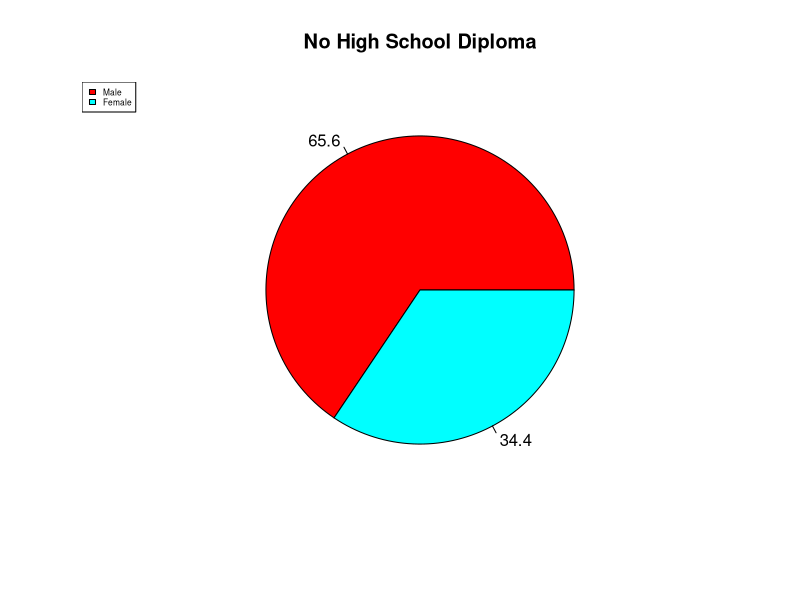
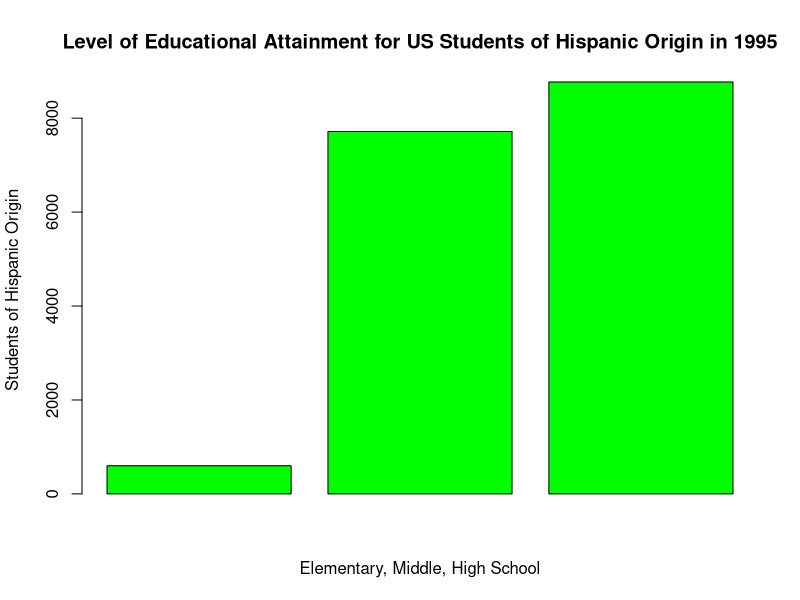
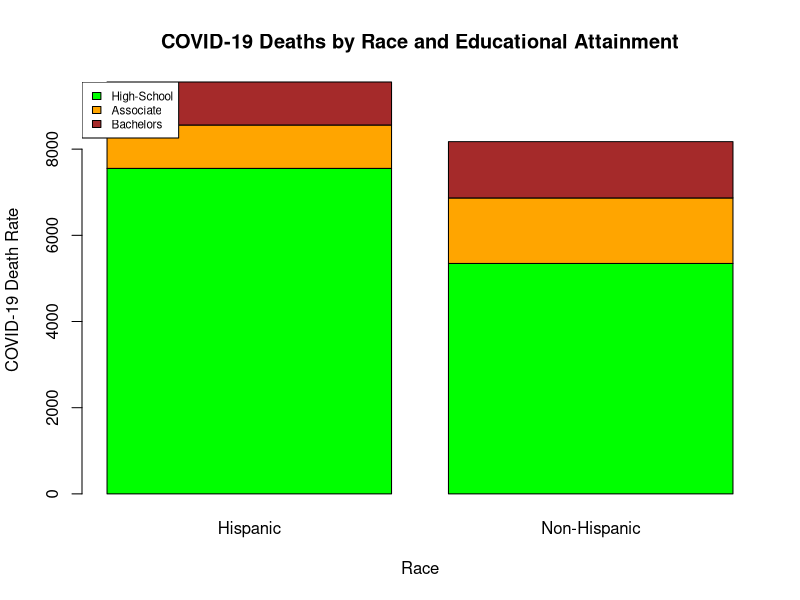

Reproduce these figures in R, in order.
## ---- chunk 1
knitr::opts_chunk$set(echo = TRUE)
## ---- chunk 2




library(dplyr)

geeks <- c(3807, 1998)
labels <- c("Male", "Female")

piepercent<- round(100 * geeks / sum(geeks), 1)

pie(geeks, labels = piepercent,
    main = "No High School Diploma", col = rainbow(length(geeks)))

legend("topleft", c("Male", "Female"),
       cex = 0.5, fill = rainbow(length(geeks)))

# Create the data for the chart
A <- c(599, 7716, 8770)

# Plot the bar chart 
barchart <- barplot(A, xlab = "Elementary, Middle, High School", ylab = "Students of Hispanic Origin", col = "green", main ="Level of Educational Attainment for US Students of Hispanic Origin in 1995")




library(dplyr)

colors = c("green", "orange", "brown")
race <- c("Hispanic", "Non-Hispanic")
education <- c("High-School", "Associate", "Bachelors")

Values <- matrix(c(7553, 5348, 1007, 1520, 998, 1306),
                 nrow = 3, ncol = 2, byrow = TRUE)

barplot(Values, main = "COVID-19 Deaths by Race and Educational Attainment", names.arg = race,
        xlab = "Race", ylab = "COVID-19 Death Rate", col = colors)

legend("topleft", education, cex = 0.7, fill = colors)



